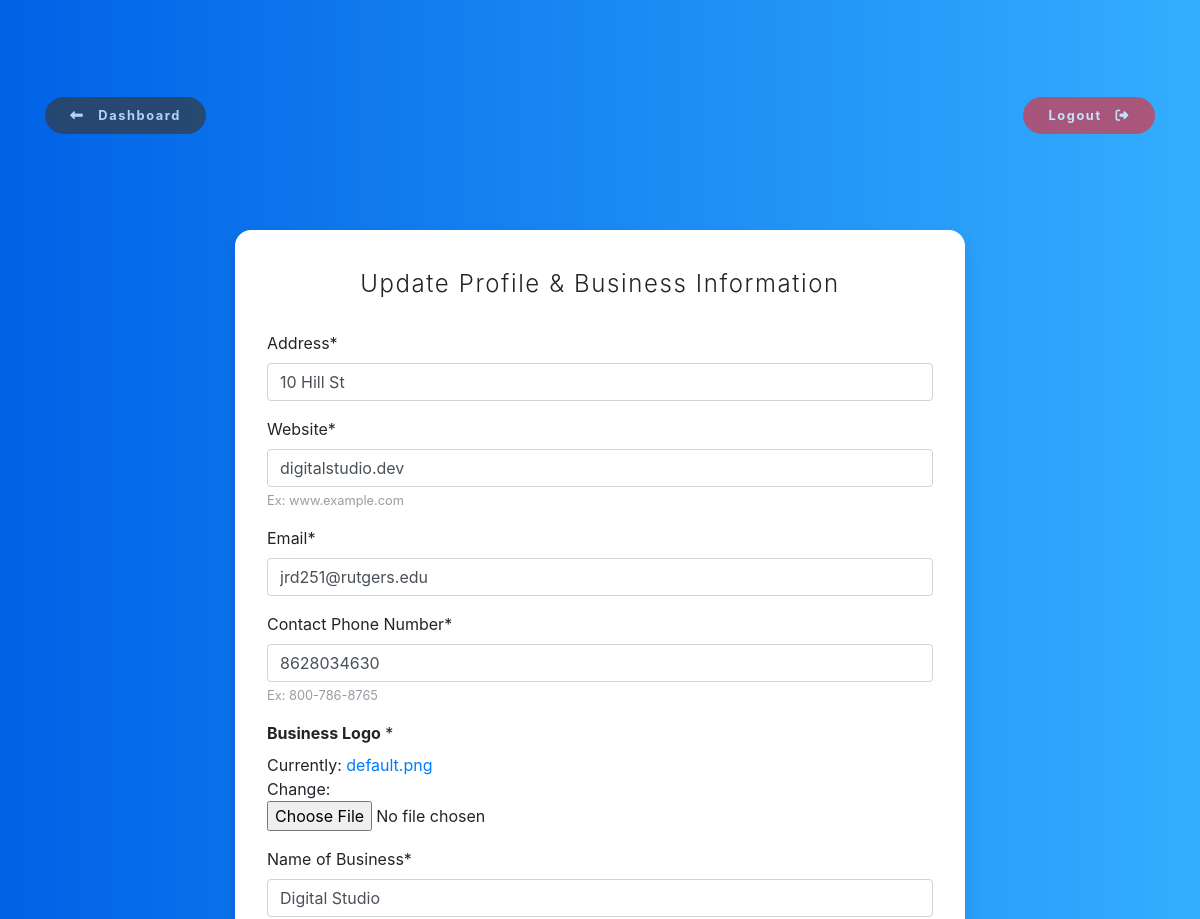
The app's page /special/ (signed in, upper part), older data.
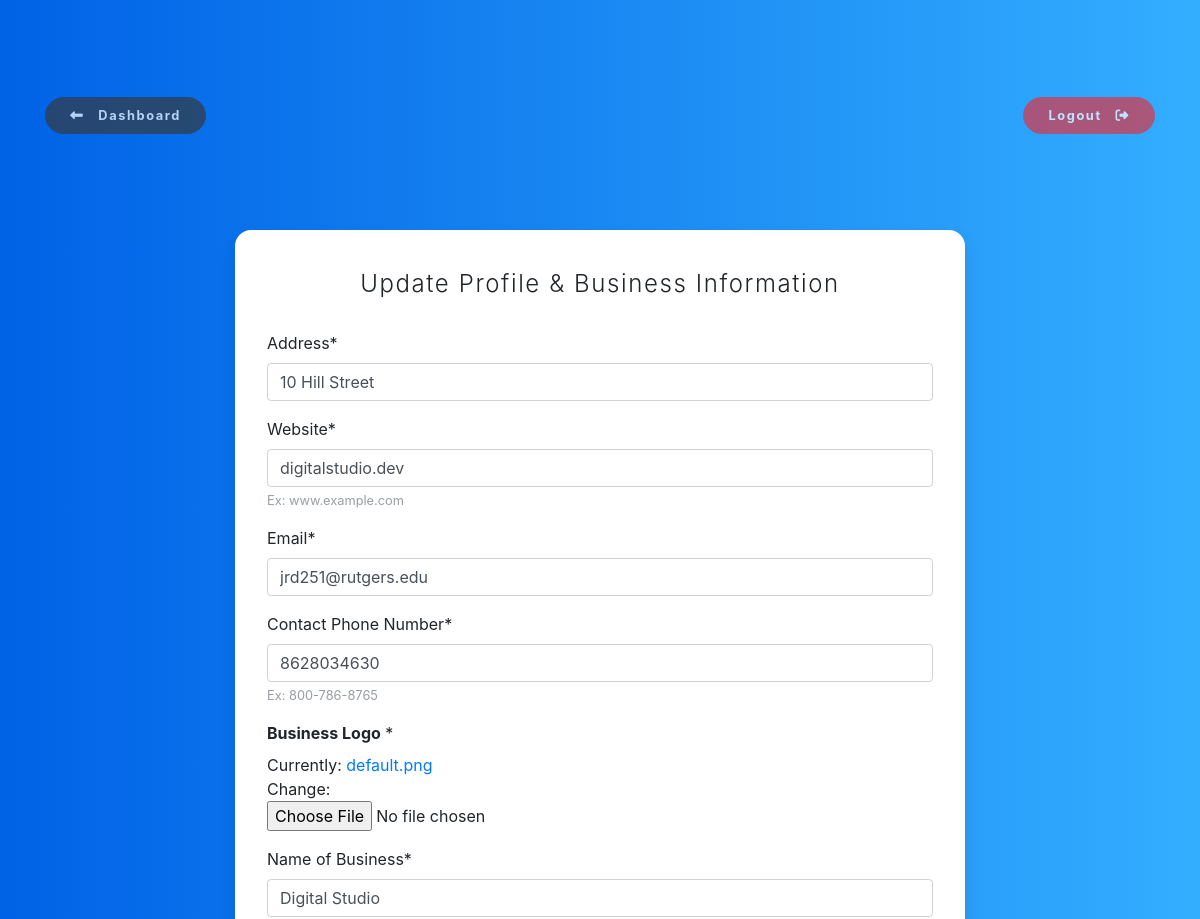
The same page, newer data.
### users/models.py (models this page shows, shortened)
class User(AbstractBaseUser):
    email = models.EmailField(verbose_name="Email", max_length=60, unique=True)
    date_joined = models.DateTimeField(verbose_name="Date Joined", auto_now_add=True)
    last_login = models.DateTimeField(verbose_name="Last Login", auto_now_add=True)
    is_admin = models.BooleanField(default=False)
    is_active = models.BooleanField(default=True)
    is_staff = models.BooleanField(default=False)
    is_superuser = models.BooleanField(default=False)
    company_name = models.CharField(max_length=100, unique=False, verbose_name="Name of Business")
    legal_name = models.CharField(max_length=100, unique=False, verbose_name="Legal Name")
    address = models.CharField(max_length=100, unique=False, verbose_name="Address")
    business_type = models.CharField(max_length=100, unique=False, verbose_name="Type of Business")
    contact_name = models.CharField(max_length=100, unique=False, verbose_name="Contact Name")
    phone_number = models.CharField(max_length=12, blank=False, verbose_name="Contact Phone Number", help_text="Ex: 800-786-8765")
    website = models.CharField(max_length=30, unique=False, verbose_name="Website", help_text="Ex: www.example.com")
    bank_name = models.CharField(max_length=100, unique=False, verbose_name="Bank Name", default="", blank=True)
    branch_location = models.CharField(max_length=100, unique=False, verbose_name="Branch Location", default="", blank=True)
    aba_number = models.CharField(max_length=100, unique=False, verbose_name="ABA Number", default="", blank=True)
    account_number = models.CharField(max_length=100, unique=False, verbose_name="Account Number", default="", blank=True)
    banner = models.CharField(max_length=1000, choices=BANNER_CHOICES, verbose_name="Options")
    business_structure = models.CharField(max_length=1000, choices=BUSINESS_STRUCTURE_CHOICES, verbose_name="Business Structure")
    length_of_operation = models.CharField(max_length=100, unique=False, verbose_name="Length of Operation", help_text="Ex: 10 months")
    number_of_employees = models.CharField(max_length=100, unique=False, verbose_name="Number of Employees", help_text="Ex: 12 employees")
    location_type = MultiSelectField(choices=LOCATION_TYPE, unique=False, verbose_name="Does your business have a physical location? (Check all that apply)")
    speical_business = MultiSelectField(choices=SPECIAL_BUSINESS, unique=False, verbose_name="Is your business: (Check all that apply)")
    tax_credits = models.CharField(max_length=1000, choices=TAX_CREDIT_OPTIONS, verbose_name="Tax Credits")
    rate = models.CharField(choices=TAX_CREDITS_RATES, max_length=50, verbose_name="Percentage", default='', null=False)
    terms_conditions = models.CharField(choices=TERMS_CONDITIONS, blank=False, verbose_name="Terms & Coniditons", default='Agree', max_length=8)
    approved = models.CharField(choices=APPROVED_OPTIONS, default="NO", verbose_name="Application Approved", max_length=3)
    USERNAME_FIELD = 'email'
    REQUIRED_FIELDS = [
        'company_name','legal_name', 'address', 'business_type', 'contact_name', 'phone_number', 'website',
        'banner',
        'business_structure', 'length_of_operation', 'number_of_employees', 'location_type', 'speical_business',
        'terms_conditions'
    ]
    objects = Manager()

### users/views.py (the view)
# urls.py: path('special/', user_views.special, name='special'),
@login_required
def special(request):
    if request.method == 'POST':
        s_form = SpecialUpdateForm(request.POST, instance=request.user)
        u_form = UserUpdateForm(request.POST, instance=request.user)
        p_form = ProfileUpdateForm(request.POST, request.FILES, instance=request.user.profile)
        if s_form.is_valid() and u_form.is_valid() and p_form.is_valid():
            s_form.save()
            u_form.save()
            p_form.save()
            messages.success(request, f'Your account has been updated!')
            return redirect('special')
    else:
        s_form = SpecialUpdateForm(instance=request.user)
        u_form = UserUpdateForm(instance=request.user)
        p_form = ProfileUpdateForm(instance=request.user.profile)
    context = {
        'form': s_form,
        'u_form': u_form,
        'p_form': p_form,
    }
    return render(request, "users/special.html", context)

### users/forms.py
class SpecialUpdateForm(forms.ModelForm):
    class Meta:
        model = User
        fields = [
            'company_name', 'legal_name', 'business_type', 'contact_name',
            'business_structure', 'length_of_operation', 'number_of_employees', 'location_type', 'speical_business',
        ]

class UserUpdateForm(forms.ModelForm):
    email = forms.EmailField(max_length=60)
    class Meta:
        model = User
        fields = ['address', 'website', 'email', 'phone_number']

### users/templates/users/special.html (shortened to what this page needs)
{% extends "users/base.html" %}
{% load crispy_forms_tags %}
{% block content %}
<section class="pricing py-5">
    <div class="container">
        {% include "users/messages.html" %}
        {% include "users/back_logout.html" %}
        <div class="row">
            <div class="col-lg-8 col-xl-8 mx-auto">
                <div class="card card-signin my-5">
                    <div class="card-body">
                        <h5 class="card-title text-center">Update Profile & Business Information</h5>
                        <form method="POST">
                            <fieldset class="form-group">
                                {{ u_form|crispy }}
                                {{ p_form|crispy }}
                                {{ form|crispy }}
                            </fieldset>
                        </form>
                    </div>
                </div>
            </div>
        </div>
    </div>
</section>
{% endblock content %}

Row changes from the older to the newer data that the page shows:
changed User "digitalstudio.dev": address "10 Hill St" → "10 Hill Street"
